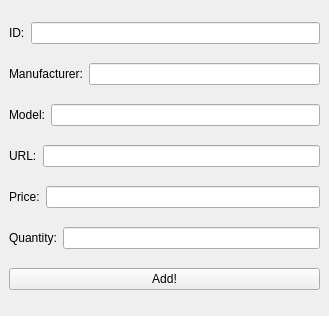
<?xml version="1.0" encoding="UTF-8"?>
<ui version="4.0">
 <class>add</class>
 <widget class="QMainWindow" name="add">
  <property name="geometry">
   <rect>
    <x>0</x>
    <y>0</y>
    <width>329</width>
    <height>316</height>
   </rect>
  </property>
  <property name="windowTitle">
   <string>MainWindow</string>
  </property>
  <widget class="QWidget" name="centralwidget">
   <layout class="QVBoxLayout" name="verticalLayout">
    <item>
     <layout class="QHBoxLayout" name="horizontalLayout">
      <item>
       <widget class="QLabel" name="label">
        <property name="text">
         <string>ID:</string>
        </property>
       </widget>
      </item>
      <item>
       <widget class="QLineEdit" name="lineEdit"/>
      </item>
     </layout>
    </item>
    <item>
     <layout class="QHBoxLayout" name="horizontalLayout_2">
      <item>
       <widget class="QLabel" name="label_3">
        <property name="text">
         <string>Manufacturer:</string>
        </property>
       </widget>
      </item>
      <item>
       <widget class="QLineEdit" name="lineEdit_2"/>
      </item>
     </layout>
    </item>
    <item>
     <layout class="QHBoxLayout" name="horizontalLayout_3">
      <item>
       <widget class="QLabel" name="label_2">
        <property name="text">
         <string>Model:</string>
        </property>
       </widget>
      </item>
      <item>
       <widget class="QLineEdit" name="lineEdit_3"/>
      </item>
     </layout>
    </item>
    <item>
     <layout class="QHBoxLayout" name="horizontalLayout_4">
      <item>
       <widget class="QLabel" name="label_4">
        <property name="text">
         <string>URL:</string>
        </property>
       </widget>
      </item>
      <item>
       <widget class="QLineEdit" name="lineEdit_4"/>
      </item>
     </layout>
    </item>
    <item>
     <layout class="QHBoxLayout" name="horizontalLayout_5">
      <item>
       <widget class="QLabel" name="label_5">
        <property name="text">
         <string>Price:</string>
        </property>
       </widget>
      </item>
      <item>
       <widget class="QLineEdit" name="lineEdit_5"/>
      </item>
     </layout>
    </item>
    <item>
     <layout class="QHBoxLayout" name="horizontalLayout_6">
      <item>
       <widget class="QLabel" name="label_6">
        <property name="text">
         <string>Quantity:</string>
        </property>
       </widget>
      </item>
      <item>
       <widget class="QLineEdit" name="lineEdit_6"/>
      </item>
     </layout>
    </item>
    <item>
     <widget class="QPushButton" name="pushButton">
      <property name="text">
       <string>Add!</string>
      </property>
     </widget>
    </item>
   </layout>
  </widget>
 </widget>
 <resources/>
 <connections/>
</ui>
